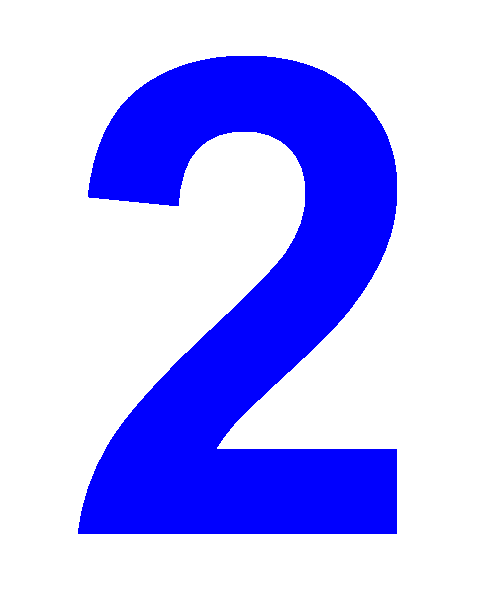
#> input picture snipps/2.png, 500 x 601 px; its folder holds only this picture in this run
$ python num_recognize.py   (Python 2 division)   (older library calls are emulated)
#> lines starting #> are read from the running program, lines starting #| are printed output that depends on the picture
import PIL
from PIL import Image
import numpy as np
from os import listdir
import operator

text_file_name = ''

# [22 lines left out: function classify0, not called in this run]

def img2txt(filename):
	print filename + "img2txt"
	img = Image.open(filename)
	x = list(img.getdata())
	print 'HEREE IS THE IMG DATA'
	for k in x:
	        print k
	global text_file_name
	text_file_name = filename.split('_')[0]+'.txt'
	fo = open(text_file_name,"w")

	for i in range(32):
		for j in range(32):
			if x[32*i+j] < (0,0,0,128):
				fo.write('0')
			else:
				fo.write('1')
		fo.write('\n')
	fo.close()
	return 1

# [29 lines left out: functions txt2vector, numberClassifier, not called in this run]

image_name = raw_input("enter name of image to open!")
#> the answer given: 2.png

#resizing the image to 32 X 32 pixels

img = Image.open(image_name)
#> img is the input picture: PIL image 500x601 P; mean R, G, B 184.2, 184.2, 255
print img.mode
#| P
img = img.resize((32,32),PIL.Image.ANTIALIAS)
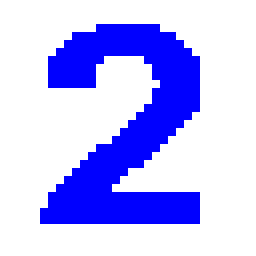
#> img: PIL image 32x32 P (shown 8 times larger); mean R, G, B 187.3, 187.3, 255
save_as = image_name.split('.')[0] + '_small.png'
img.save(save_as)

if img2txt(save_as)==1:
#> in img2txt, `x = list(img.getdata())`: x = 1024 values, max 1 at index 108, min 0 at index 0, mean 0.266
#> the loop in img2txt, `for k in x:` made 1024 passes
#| 0
#| 0
#| 0
#| 0
#| 0
#| 0
#| 0
#| 0
#> (further printed lines are left out)
#> (the run stopped early here; a loop or call above may not have finished)

$ run again, on testDigits2/0.jpg
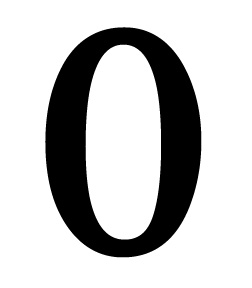
#> input picture testDigits2/0.jpg, 252 x 288 px
#> img is the input picture: PIL image 252x288 RGB; min 0, max 255, mean 196.5
#| RGB
#> `img = img.resize((32,32),PIL.Image.ANTIALIAS)`:
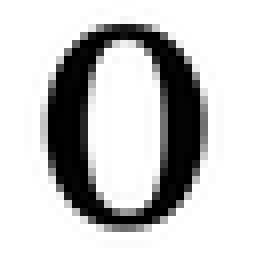
#> img: PIL image 32x32 RGB (shown 8 times larger); min 0, max 255, mean 196.5
#> x = 1024 items, first 6: (255, 255, 255), (255, 255, 255), (255, 255, 255), (255, 255, 255), (255, 255, 255), (255, 255, 255)
#> the loop in img2txt, `for k in x:` made 1024 passes
#> (printed output is left out)

$ run again, on testDigits2/0clr.jpg
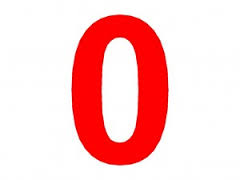
#> input picture testDigits2/0clr.jpg, 240 x 180 px
#> img is the input picture: PIL image 240x180 RGB; mean R, G, B 253, 202.5, 202.7
#| RGB
#> `img = img.resize((32,32),PIL.Image.ANTIALIAS)`:
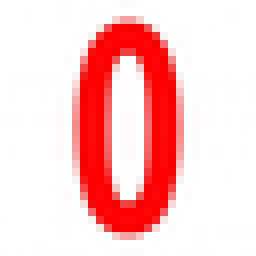
#> img: PIL image 32x32 RGB (shown 8 times larger); mean R, G, B 253, 202.6, 202.6
#> x = 1024 items, first 6: (255, 255, 255), (255, 255, 255), (255, 255, 255), (255, 255, 255), (255, 255, 255), (255, 255, 255)
#> the loop in img2txt, `for k in x:` made 1024 passes
#> (printed output is left out)
